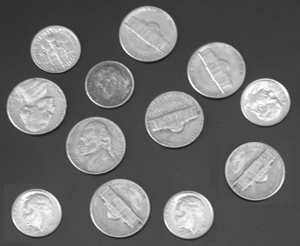
#> input picture codigo/contenidoCursoCodigos/4-OpenCV/5-Binarización/coins.png, 300 x 246 px
$ python 1_Binarizacion.py
#> lines starting #> are read from the running program, lines starting #| are printed output that depends on the picture
# -*- coding: utf-8 -*-
"""
Created on Mon Jul 26 12:55:44 2021

@author: A.Martinez
"""

import cv2 ##importamos la librearia de opencv
from matplotlib import pyplot as plt
import numpy as np
#Es el tipo de segmentación mas sencillo y simple.
#Los pixeles de la imagen destino serán color blanco cuando los pixeles de la imagen origen superen cierto valor de umbral establecido
#por el usuario, el resto será color negro
#La imagen resultante estará compuesta solo por pixeles blancos y negros, a esto se le llama binarizado

# img = cv2.imread("coins.png",0)

##cv2.threshold(imagen, valor de umbral, valor máximo, tipo de algoritmo de umbral), devuelve el umbral establecido y la imagen binarizada

# _, th = cv2.threshold(img, 100, 255, cv2.THRESH_BINARY)

# cv2.imshow("original",img)
# cv2.imshow("binarizada", th)

# cv2.waitKey(0)
# cv2.destroyAllWindows()

################################################

#binarizando con una barra de desplazamiento

# def umbral(valor): ##creamos la función para umbralizar
#     _, th = cv2.threshold(img, valor, 255, cv2.THRESH_BINARY) ## utilizamos la función threshold para realizar la binarización
#     cv2.imshow("Binarizando", th) ##mostramos la imagen binarizada

# cv2.namedWindow('Binarizando') ##creamos la ventana llamada binarizando
# img = cv2.imread("coins.png",0) ##leemos la imagen coins.png y la guardamos en la variable img

# cv2.createTrackbar("Umbral", "Binarizando", 0, 255, umbral) ##creamos un trackbar y lo adjuntamos a la ventana binarizando


# cv2.waitKey(0)
# cv2.destroyAllWindows()

# # Binarización de OTSU, en este tipo

# img = cv2.imread("coins.png",0)

# hist = cv2.calcHist([img], [0], None, [256], [0, 255])
# plt.hist(img.ravel(), 256, [0,255]) ## graficamos el histograma, .ravel nos devuelve la matriz en fpormato plano
# plt.show()

# ##cv2.threshold(imagen, valor de umbral, valor máximo, tipo de algoritmo de umbral), devuelve el umbral establecido y la imagen binarizada

# umbral, th = cv2.threshold(img, 0, 255, cv2.THRESH_BINARY+cv2.THRESH_OTSU)
# print(umbral)

# cv2.imshow("original",img)
# cv2.imshow("binarizada", th)

# cv2.waitKey(0)
# cv2.destroyAllWindows()

################################################

##Binarización adaptativa

kernel = 3 ##definimos las dimensiones del kernel
constante =0 ##definimos la constante

def updateKernel(krn): ##creamos la función updateKernel y le pasamos krn
    global kernel ##hacemos global la variable kernel
    kernel = krn ##pasamos el valor de krn a la variable kernel

    if kernel < 3 : ##si kernel es menor a 3, kernel se volverá 3
        kernel = 3
    elif kernel %2 == 0: ##si kernel es un valor par, le sumamos 1 para volverlo impar
        kernel +=1

    ## aplicamos una umbralización adaptativa gaussiana a la imagen de entrada y le pasamos los valores de kernel y constante
    umbralizada = cv2.adaptiveThreshold(img, 255,cv2.ADAPTIVE_THRESH_GAUSSIAN_C, cv2.THRESH_BINARY, kernel, constante)

    # umbralizada = cv2.adaptiveThreshold(img, 255,cv2.ADAPTIVE_THRESH_MEAN_C, cv2.THRESH_BINARY, kernel, constante)

    cv2.imshow("Binarizada", umbralizada)## mostamos la imagen umbralizada en la ventana binarizada

def updateConstante(cte): ## creamos la función updateConstante y le pasamos cte
    global constante ## hacemos global la variable constante
    constante = cte ## pasamos el valor de cte a la variable constante

    ## aplicamos una umbralización adaptativa gaussiana a la imagen de entrada y le pasamos los valores de kernel y constante
    umbralizada = cv2.adaptiveThreshold(img, 255,cv2.ADAPTIVE_THRESH_GAUSSIAN_C, cv2.THRESH_BINARY, kernel, constante)

    # umbralizada = cv2.adaptiveThreshold(img, 255,cv2.ADAPTIVE_THRESH_MEAN_C, cv2.THRESH_BINARY, kernel, constante)
    cv2.imshow("Binarizada", umbralizada) ## mostamos la imagen umbralizada en la ventana binarizada

cv2.namedWindow('Binarizada') ##creamos la ventana llamada binarizando
img = cv2.imread("coins.png", 0) ##leemos la imagen coins,png como escala de grises y la guardamos en la variable img
#> img is the input picture: shape (246, 300); min 23, max 255, mean 110.5

##creamos una barra de desplazamiento llamada kernel en la ventana binarizada, la inicializamos en 3 y cada movimiento realizado manda
##llamar la función updateKernel y le pasa el valor del trackBar en krn
cv2.createTrackbar("kernel", "Binarizada", kernel, 255, updateKernel)

##creamos una barra de desplazamiento llamada constante en la ventana binarizada, la inicializamos en 0 y cada movimiento realizado manda
##llamar la función updateConstante y le pasa el valor del trackBar en cte
cv2.createTrackbar("constante", "Binarizada", constante, 255, updateConstante)
#> slider 'constante' is set to 85

cv2.waitKey(0) ##esperamos que se presione cualquier tecla
#> in updateKernel, `umbralizada = cv2.adaptiveThreshold(img, 255,cv2.ADAPTIVE_THRESH_GAUSS..`:
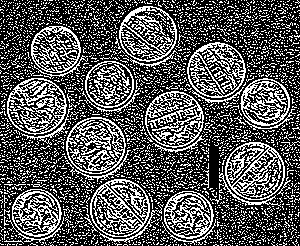
#> umbralizada: shape (246, 300); 34.1% white in thin lines or dots
#> in updateConstante, `umbralizada = cv2.adaptiveThreshold(img, 255,cv2.ADAPTIVE_THRESH_GAUSS..`: umbralizada: shape (246, 300); every value is 255
cv2.destroyAllWindows() ##destruimos las ventanas de opencv


##Binarización adaptativa

# kernel = 3
# constante =2

# cv2.namedWindow('Binarizada') ##creamos la ventana llamada binarizando
# img = cv2.imread("coins.png", 0) ##leemos la imagen coins.png como escala de grises y la guardamos en la variable img

# ## aplicamos una umbralización adaptativa gaussiana a la imagen de entrada y le pasamos los valores de kernel y constante
# umbralizada = cv2.adaptiveThreshold(img, 255,cv2.ADAPTIVE_THRESH_GAUSSIAN_C, cv2.THRESH_BINARY, kernel, constante)

# # umbralizada = cv2.adaptiveThreshold(img, 255,cv2.ADAPTIVE_THRESH_MEAN_C, cv2.THRESH_BINARY, kernel, constante)

# cv2.imshow("Binarizada", umbralizada)## mostamos la imagen umbralizada en la ventana binarizada

# cv2.waitKey(0) ##esperamos que se presione cualquier tecla
# cv2.destroyAllWindows() ##destruimos las ventanas de opencv
